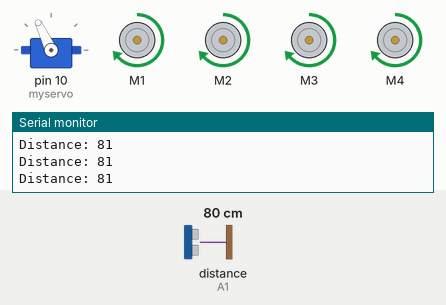
This sketch was run on a simulated Arduino Uno, built with avr-gcc and run on an emulated ATmega328P. On the bench: servo, 4 × DC motor (green arrow = forward, orange = backward, longer = faster), the last lines printed to the serial monitor. Inputs (shaded band) come from the test bench; at power-on: distance to the obstacle (sensor on A1) 80 cm. The echo pulse lasts 58.3 µs per cm.

Above: at 3.2 s.
3.3 s: distance to the obstacle (sensor on A1) set to 18 cm
4.8 s: distance to the obstacle (sensor on A1) set to 14 cm
At 6.0 s:
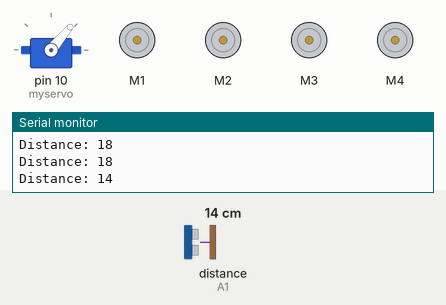
At 7.3 s:
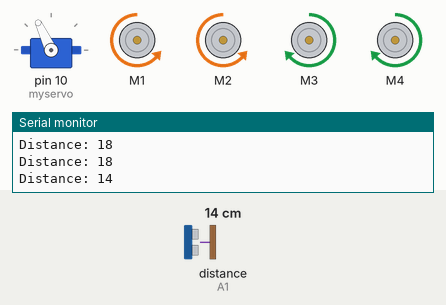
7.8 s: distance to the obstacle (sensor on A1) set to 35 cm
10.8 s: distance to the obstacle (sensor on A1) set to 2 cm
At 12.7 s:
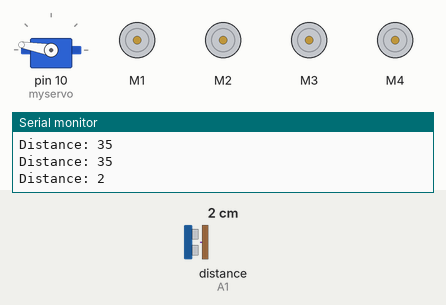
Timing chart, 0 to 14.8 s (numbered marks = the images above; inputs shaded):
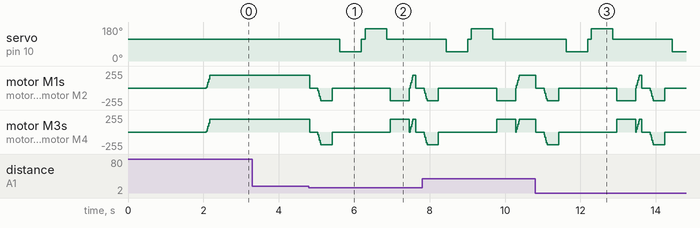

The sketch:

Obstacle_Avoidance_Car_Code.ino
```cpp
#include <AFMotor.h>
#include <NewPing.h>
#include <Servo.h>

// Pin Definitions
#define TRIG_PIN A0
#define ECHO_PIN A1
#define MAX_DISTANCE 200
#define MAX_SPEED 190
#define CENTER_POSITION 115

// Objects
NewPing sonar(TRIG_PIN, ECHO_PIN, MAX_DISTANCE);
AF_DCMotor motor1(1, MOTOR12_1KHZ);
AF_DCMotor motor2(2, MOTOR12_1KHZ);
AF_DCMotor motor3(3, MOTOR34_1KHZ);
AF_DCMotor motor4(4, MOTOR34_1KHZ);
Servo myservo;

// Variables
boolean isMovingForward = false;
int obstacleDistance = 0;

void setup() {
  Serial.begin(9600);               // Initialize Serial communication
  myservo.attach(10);               // Attach servo motor to pin 10
  myservo.write(CENTER_POSITION);   // Set servo to default center position
  delay(2000);                      // Allow time for servo initialization
}

void loop() {
  obstacleDistance = readDistance();
  Serial.print("Distance: ");
  Serial.println(obstacleDistance);

  if (obstacleDistance <= 15) {
    handleObstacle();
  } else {
    moveForward();
  }
}

// Function to Read Distance from Ultrasonic Sensor
int readDistance() {
  delay(70);                        // Stabilize sensor readings
  int distance = sonar.ping_cm();
  return (distance == 0) ? MAX_DISTANCE : distance;
}

// Obstacle Handling Function
void handleObstacle() {
  moveStop();
  delay(200);

  moveBackward();
  delay(300);
  moveStop();
  delay(200);

  int distanceRight = checkDirection(50);  // Look Right
  int distanceLeft = checkDirection(170);  // Look Left

  if (distanceRight > distanceLeft) {
    turnRight();
  } else {
    turnLeft();
  }

  moveForward();
}

// Check Distance in a Specific Direction
int checkDirection(int angle) {
  myservo.write(angle);  // Move servo to specified angle
  delay(500);
  int distance = readDistance();
  myservo.write(CENTER_POSITION);  // Reset servo to center
  delay(100);
  return distance;
}

// Motor Control Functions
void moveForward() {
  if (!isMovingForward) {
    isMovingForward = true;
    motor1.run(FORWARD);
    motor2.run(FORWARD);
    motor3.run(FORWARD);
    motor4.run(FORWARD);
    gradualSpeedUp(MAX_SPEED);
  }
}

void moveBackward() {
  isMovingForward = false;
  motor1.run(BACKWARD);
  motor2.run(BACKWARD);
  motor3.run(BACKWARD);
  motor4.run(BACKWARD);
  gradualSpeedUp(MAX_SPEED);
}

void turnRight() {
  motor1.run(FORWARD);
  motor2.run(FORWARD);
  motor3.run(BACKWARD);
  motor4.run(BACKWARD);
  delay(500);
}

void turnLeft() {
  motor1.run(BACKWARD);
  motor2.run(BACKWARD);
  motor3.run(FORWARD);
  motor4.run(FORWARD);
  delay(500);
}

void moveStop() {
  motor1.run(RELEASE);
  motor2.run(RELEASE);
  motor3.run(RELEASE);
  motor4.run(RELEASE);
}

// Gradual Speed Increase
void gradualSpeedUp(int targetSpeed) {
  for (int speed = 0; speed <= targetSpeed; speed += 10) {
    motor1.setSpeed(speed);
    motor2.setSpeed(speed);
    motor3.setSpeed(speed);
    motor4.setSpeed(speed);
    delay(5);
  }
}
```

Measured:
- the behaviour switches between 16 and 15 cm on distance to the obstacle (sensor on A1) (found by bisection; images 0 and 1)
